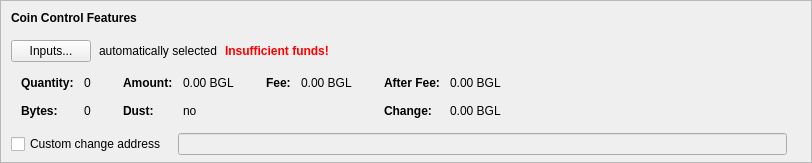
    <widget class="QFrame" name="frameCoinControl">
     <property name="sizePolicy">
      <sizepolicy hsizetype="Expanding" vsizetype="Expanding">
       <horstretch>0</horstretch>
       <verstretch>0</verstretch>
      </sizepolicy>
     </property>
     <property name="maximumSize">
      <size>
       <width>16777215</width>
       <height>16777215</height>
      </size>
     </property>
     <property name="frameShape">
      <enum>QFrame::StyledPanel</enum>
     </property>
     <property name="frameShadow">
      <enum>QFrame::Sunken</enum>
     </property>
     <layout class="QVBoxLayout" name="verticalLayoutCoinControl2">
      <property name="spacing">
       <number>0</number>
      </property>
      <property name="leftMargin">
       <number>0</number>
      </property>
      <property name="topMargin">
       <number>0</number>
      </property>
      <property name="rightMargin">
       <number>0</number>
      </property>
      <property name="bottomMargin">
       <number>6</number>
      </property>
      <item>
       <layout class="QVBoxLayout" name="verticalLayoutCoinControl" stretch="0,0,0,0,1">
        <property name="spacing">
         <number>0</number>
        </property>
        <property name="leftMargin">
         <number>10</number>
        </property>
        <property name="topMargin">
         <number>10</number>
        </property>
        <item>
         <layout class="QHBoxLayout" name="horizontalLayoutCoinControl1">
          <property name="bottomMargin">
           <number>15</number>
          </property>
          <item>
           <widget class="QLabel" name="labelCoinControlFeatures">
            <property name="sizePolicy">
             <sizepolicy hsizetype="Preferred" vsizetype="Maximum">
              <horstretch>0</horstretch>
              <verstretch>0</verstretch>
             </sizepolicy>
            </property>
            <property name="font">
             <font>
              <weight>75</weight>
              <bold>true</bold>
             </font>
            </property>
            <property name="styleSheet">
             <string notr="true">font-weight:bold;</string>
            </property>
            <property name="text">
             <string>Coin Control Features</string>
            </property>
           </widget>
          </item>
         </layout>
        </item>
        <item>
         <layout class="QHBoxLayout" name="horizontalLayoutCoinControl2" stretch="0,0,0,0">
          <property name="spacing">
           <number>8</number>
          </property>
          <property name="bottomMargin">
           <number>10</number>
          </property>
          <item>
           <widget class="QPushButton" name="pushButtonCoinControl">
            <property name="styleSheet">
             <string notr="true"/>
            </property>
            <property name="text">
             <string>Inputs...</string>
            </property>
            <property name="autoDefault">
             <bool>false</bool>
            </property>
           </widget>
          </item>
          <item>
           <widget class="QLabel" name="labelCoinControlAutomaticallySelected">
            <property name="text">
             <string>automatically selected</string>
            </property>
            <property name="margin">
             <number>5</number>
            </property>
           </widget>
          </item>
          <item>
           <widget class="QLabel" name="labelCoinControlInsuffFunds">
            <property name="font">
             <font>
              <weight>75</weight>
              <bold>true</bold>
             </font>
            </property>
            <property name="styleSheet">
             <string notr="true">color:red;font-weight:bold;</string>
            </property>
            <property name="text">
             <string>Insufficient funds!</string>
            </property>
            <property name="margin">
             <number>5</number>
            </property>
           </widget>
          </item>
          <item>
           <spacer name="horizontalSpacerCoinControl">
            <property name="orientation">
             <enum>Qt::Horizontal</enum>
            </property>
            <property name="sizeHint" stdset="0">
             <size>
              <width>40</width>
              <height>1</height>
             </size>
            </property>
           </spacer>
          </item>
         </layout>
        </item>
        <item>
         <widget class="QWidget" name="widgetCoinControl" native="true">
          <property name="sizePolicy">
           <sizepolicy hsizetype="Preferred" vsizetype="Preferred">
            <horstretch>0</horstretch>
            <verstretch>0</verstretch>
           </sizepolicy>
          </property>
          <property name="minimumSize">
           <size>
            <width>0</width>
            <height>0</height>
           </size>
          </property>
          <property name="styleSheet">
           <string notr="true"/>
          </property>
          <layout class="QHBoxLayout" name="horizontalLayoutCoinControl5">
           <property name="leftMargin">
            <number>0</number>
           </property>
           <property name="topMargin">
            <number>0</number>
           </property>
           <property name="rightMargin">
            <number>0</number>
           </property>
           <property name="bottomMargin">
            <number>0</number>
           </property>
           <item>
            <layout class="QHBoxLayout" name="horizontalLayoutCoinControl3" stretch="0,0,0,1">
             <property name="spacing">
              <number>20</number>
             </property>
             <property name="topMargin">
              <number>0</number>
             </property>
             <property name="bottomMargin">
              <number>10</number>
             </property>
             <item>
              <layout class="QFormLayout" name="formLayoutCoinControl1">
               <property name="horizontalSpacing">
                <number>10</number>
               </property>
               <property name="verticalSpacing">
                <number>14</number>
               </property>
               <property name="leftMargin">
                <number>10</number>
               </property>
               <property name="topMargin">
                <number>4</number>
               </property>
               <property name="rightMargin">
                <number>6</number>
               </property>
               <item row="0" column="0">
                <widget class="QLabel" name="labelCoinControlQuantityText">
                 <property name="font">
                  <font>
                   <weight>75</weight>
                   <bold>true</bold>
                  </font>
                 </property>
                 <property name="text">
                  <string>Quantity:</string>
                 </property>
                 <property name="margin">
                  <number>0</number>
                 </property>
                </widget>
               </item>
               <item row="0" column="1">
                <widget class="QLabel" name="labelCoinControlQuantity">
                 <property name="cursor">
                  <cursorShape>IBeamCursor</cursorShape>
                 </property>
                 <property name="contextMenuPolicy">
                  <enum>Qt::ActionsContextMenu</enum>
                 </property>
                 <property name="text">
                  <string notr="true">0</string>
                 </property>
                 <property name="margin">
                  <number>0</number>
                 </property>
                 <property name="textInteractionFlags">
                  <set>Qt::LinksAccessibleByMouse|Qt::TextSelectableByKeyboard|Qt::TextSelectableByMouse</set>
                 </property>
                </widget>
               </item>
               <item row="1" column="0">
                <widget class="QLabel" name="labelCoinControlBytesText">
                 <property name="font">
                  <font>
                   <weight>75</weight>
                   <bold>true</bold>
                  </font>
                 </property>
                 <property name="text">
                  <string>Bytes:</string>
                 </property>
                </widget>
               </item>
               <item row="1" column="1">
                <widget class="QLabel" name="labelCoinControlBytes">
                 <property name="cursor">
                  <cursorShape>IBeamCursor</cursorShape>
                 </property>
                 <property name="contextMenuPolicy">
                  <enum>Qt::ActionsContextMenu</enum>
                 </property>
                 <property name="text">
                  <string notr="true">0</string>
                 </property>
                 <property name="textInteractionFlags">
                  <set>Qt::LinksAccessibleByMouse|Qt::TextSelectableByKeyboard|Qt::TextSelectableByMouse</set>
                 </property>
                </widget>
               </item>
              </layout>
             </item>
             <item>
              <layout class="QFormLayout" name="formLayoutCoinControl2">
               <property name="horizontalSpacing">
                <number>10</number>
               </property>
               <property name="verticalSpacing">
                <number>14</number>
               </property>
               <property name="leftMargin">
                <number>6</number>
               </property>
               <property name="topMargin">
                <number>4</number>
               </property>
               <property name="rightMargin">
                <number>6</number>
               </property>
               <item row="0" column="0">
                <widget class="QLabel" name="labelCoinControlAmountText">
                 <property name="font">
                  <font>
                   <weight>75</weight>
                   <bold>true</bold>
                  </font>
                 </property>
                 <property name="text">
                  <string>Amount:</string>
                 </property>
                 <property name="margin">
                  <number>0</number>
                 </property>
                </widget>
               </item>
               <item row="0" column="1">
                <widget class="QLabel" name="labelCoinControlAmount">
                 <property name="cursor">
                  <cursorShape>IBeamCursor</cursorShape>
                 </property>
                 <property name="contextMenuPolicy">
                  <enum>Qt::ActionsContextMenu</enum>
                 </property>
                 <property name="text">
                  <string notr="true">0.00 BGL</string>
                 </property>
                 <property name="textInteractionFlags">
                  <set>Qt::LinksAccessibleByMouse|Qt::TextSelectableByKeyboard|Qt::TextSelectableByMouse</set>
                 </property>
                </widget>
               </item>
               <item row="1" column="0">
                <widget class="QLabel" name="labelCoinControlLowOutputText">
                 <property name="font">
                  <font>
                   <weight>75</weight>
                   <bold>true</bold>
                  </font>
                 </property>
                 <property name="text">
                  <string>Dust:</string>
                 </property>
                </widget>
               </item>
               <item row="1" column="1">
                <widget class="QLabel" name="labelCoinControlLowOutput">
                 <property name="cursor">
                  <cursorShape>IBeamCursor</cursorShape>
                 </property>
                 <property name="contextMenuPolicy">
                  <enum>Qt::ActionsContextMenu</enum>
                 </property>
                 <property name="text">
                  <string notr="true">no</string>
                 </property>
                 <property name="textInteractionFlags">
                  <set>Qt::LinksAccessibleByMouse|Qt::TextSelectableByKeyboard|Qt::TextSelectableByMouse</set>
                 </property>
                </widget>
               </item>
              </layout>
             </item>
             <item>
              <layout class="QFormLayout" name="formLayoutCoinControl3">
               <property name="horizontalSpacing">
                <number>10</number>
               </property>
               <property name="verticalSpacing">
                <number>14</number>
               </property>
               <property name="leftMargin">
                <number>6</number>
               </property>
               <property name="topMargin">
                <number>4</number>
               </property>
               <property name="rightMargin">
                <number>6</number>
               </property>
               <item row="0" column="0">
                <widget class="QLabel" name="labelCoinControlFeeText">
                 <property name="font">
                  <font>
                   <weight>75</weight>
                   <bold>true</bold>
                  </font>
                 </property>
                 <property name="text">
                  <string>Fee:</string>
                 </property>
                 <property name="margin">
                  <number>0</number>
                 </property>
                </widget>
               </item>
               <item row="0" column="1">
                <widget class="QLabel" name="labelCoinControlFee">
                 <property name="cursor">
                  <cursorShape>IBeamCursor</cursorShape>
                 </property>
                 <property name="contextMenuPolicy">
                  <enum>Qt::ActionsContextMenu</enum>
                 </property>
                 <property name="text">
                  <string notr="true">0.00 BGL</string>
                 </property>
                 <property name="textInteractionFlags">
                  <set>Qt::LinksAccessibleByMouse|Qt::TextSelectableByKeyboard|Qt::TextSelectableByMouse</set>
                 </property>
                </widget>
               </item>
             </layout>
             </item>
             <item>
              <layout class="QFormLayout" name="formLayoutCoinControl4">
               <property name="horizontalSpacing">
                <number>10</number>
               </property>
               <property name="verticalSpacing">
                <number>14</number>
               </property>
               <property name="leftMargin">
                <number>6</number>
               </property>
               <property name="topMargin">
                <number>4</number>
               </property>
               <property name="rightMargin">
                <number>6</number>
               </property>
               <item row="0" column="0">
                <widget class="QLabel" name="labelCoinControlAfterFeeText">
                 <property name="font">
                  <font>
                   <weight>75</weight>
                   <bold>true</bold>
                  </font>
                 </property>
                 <property name="text">
                  <string>After Fee:</string>
                 </property>
                 <property name="margin">
                  <number>0</number>
                 </property>
                </widget>
               </item>
               <item row="0" column="1">
                <widget class="QLabel" name="labelCoinControlAfterFee">
                 <property name="cursor">
                  <cursorShape>IBeamCursor</cursorShape>
                 </property>
                 <property name="contextMenuPolicy">
                  <enum>Qt::ActionsContextMenu</enum>
                 </property>
                 <property name="text">
                  <string notr="true">0.00 BGL</string>
                 </property>
                 <property name="textInteractionFlags">
                  <set>Qt::LinksAccessibleByMouse|Qt::TextSelectableByKeyboard|Qt::TextSelectableByMouse</set>
                 </property>
                </widget>
               </item>
               <item row="1" column="0">
                <widget class="QLabel" name="labelCoinControlChangeText">
                 <property name="font">
                  <font>
                   <weight>75</weight>
                   <bold>true</bold>
                  </font>
                 </property>
                 <property name="text">
                  <string>Change:</string>
                 </property>
                </widget>
               </item>
               <item row="1" column="1">
                <widget class="QLabel" name="labelCoinControlChange">
                 <property name="cursor">
                  <cursorShape>IBeamCursor</cursorShape>
                 </property>
                 <property name="contextMenuPolicy">
                  <enum>Qt::ActionsContextMenu</enum>
                 </property>
                 <property name="text">
                  <string notr="true">0.00 BGL</string>
                 </property>
                 <property name="textInteractionFlags">
                  <set>Qt::LinksAccessibleByMouse|Qt::TextSelectableByKeyboard|Qt::TextSelectableByMouse</set>
                 </property>
                </widget>
               </item>
              </layout>
             </item>
            </layout>
           </item>
          </layout>
         </widget>
        </item>
        <item>
         <layout class="QHBoxLayout" name="horizontalLayoutCoinControl4" stretch="0,0,0">
          <property name="spacing">
           <number>12</number>
          </property>
          <property name="sizeConstraint">
           <enum>QLayout::SetDefaultConstraint</enum>
          </property>
          <property name="topMargin">
           <number>5</number>
          </property>
          <property name="rightMargin">
           <number>5</number>
          </property>
          <item>
           <widget class="QCheckBox" name="checkBoxCoinControlChange">
            <property name="toolTip">
             <string>If this is activated, but the change address is empty or invalid, change will be sent to a newly generated address.</string>
            </property>
            <property name="text">
             <string>Custom change address</string>
            </property>
           </widget>
          </item>
          <item>
           <widget class="QValidatedLineEdit" name="lineEditCoinControlChange">
            <property name="enabled">
             <bool>false</bool>
            </property>
            <property name="sizePolicy">
             <sizepolicy hsizetype="Expanding" vsizetype="Fixed">
              <horstretch>0</horstretch>
              <verstretch>0</verstretch>
             </sizepolicy>
            </property>
           </widget>
          </item>
          <item>
           <widget class="QLabel" name="labelCoinControlChangeLabel">
            <property name="sizePolicy">
             <sizepolicy hsizetype="Preferred" vsizetype="Expanding">
              <horstretch>0</horstretch>
              <verstretch>0</verstretch>
             </sizepolicy>
            </property>
            <property name="minimumSize">
             <size>
              <width>0</width>
              <height>0</height>
             </size>
            </property>
            <property name="text">
             <string/>
            </property>
            <property name="margin">
             <number>3</number>
            </property>
           </widget>
          </item>
         </layout>
        </item>
        <item>
         <spacer name="verticalSpacerCoinControl">
          <property name="orientation">
           <enum>Qt::Vertical</enum>
          </property>
          <property name="sizeHint" stdset="0">
           <size>
            <width>800</width>
            <height>1</height>
           </size>
          </property>
         </spacer>
        </item>
       </layout>
      </item>
     </layout>
    </widget>
